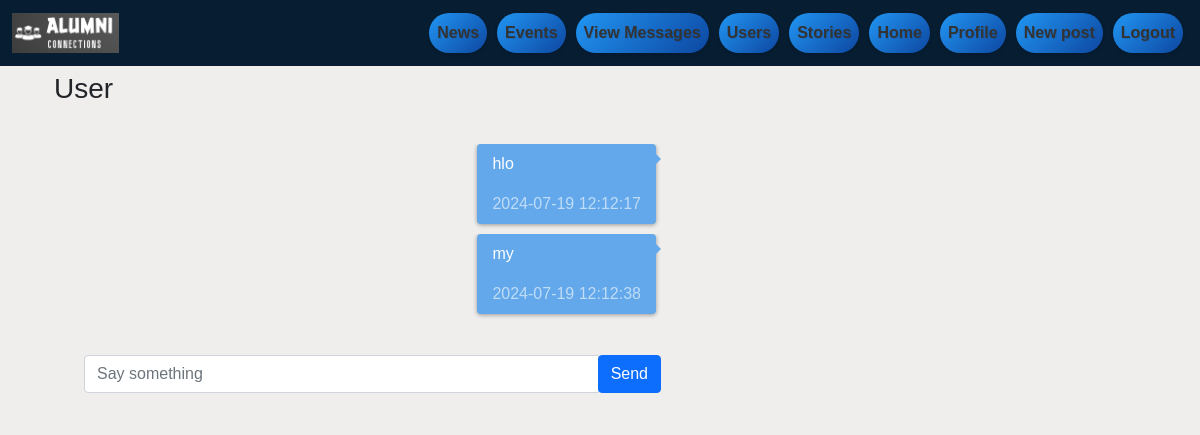
Before: /conversation/1 (signed in) with the older database file.
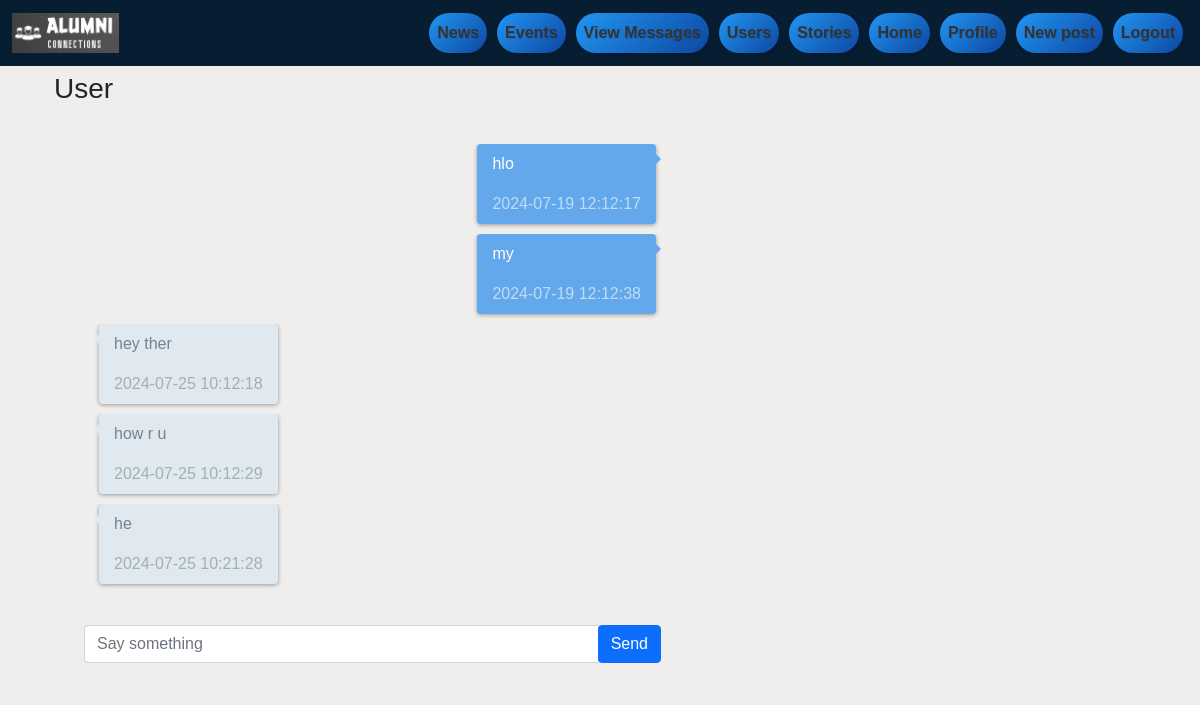
After: the same page with the newer database file.
### app/models.py (models this page shows, shortened)
class Message(db.Model):
    id = db.Column(db.Integer, primary_key=True)
    sender_id = db.Column(db.Integer, db.ForeignKey('user.id'), nullable=False)
    content = db.Column(db.Text, nullable=False)
    date_sent = db.Column(db.DateTime, default=datetime.utcnow)
    conversation_id = db.Column(db.Integer, db.ForeignKey('conversation.id'), nullable=False)

### app/routes.py (the view)
@conversations.route('/conversation/<int:conversation_id>', methods=['GET', 'POST'])
@login_required
def view_conversation(conversation_id):
    conversation = Conversation.query.get_or_404(conversation_id)
    if conversation.user1_id == current_user.id:
        user1 = current_user
        user2 = User.query.get_or_404(conversation.user2_id)
    else:
        user1 = current_user
        user2 = User.query.get_or_404(conversation.user1_id)
        conversation.user1_id = current_user.id
        conversation.user2_id = user2.id
    if conversation.user1_id != current_user.id and conversation.user2_id != current_user.id:
        abort(403)
    form = MessageForm()
    if form.validate_on_submit():
        message = Message(content=form.content.data, sender_id=current_user.id, conversation_id=conversation.id)
        db.session.add(message)
        db.session.commit()
        flash('Your message has been sent!', 'success')
        return redirect(url_for('conversations.view_conversation', conversation_id=conversation.id))
    messages = Message.query.filter_by(conversation_id=conversation.id).order_by(Message.date_sent).all()
    return render_template('conversation.html', conversation=conversation, messages=messages, form=form, user1=user1, user2=user2, conversation_id=conversation.id)

### app/forms.py
class MessageForm(FlaskForm):
    content = TextAreaField('Message', validators=[DataRequired()])
    submit = SubmitField('send')

### app/__init__.py (called while the page is built)
def create_app():
    app = Flask(__name__)
    app.config['SECRET_KEY'] = '2607/favy'
    app.config['SQLALCHEMY_DATABASE_URI'] = 'sqlite:///site.db'
    app.config['DEBUG'] = True
    csrf = CSRFProtect(app)
    socketio.init_app(app)
    db.init_app(app)
    bcrypt.init_app(app)
    login_manager.init_app(app)
    migrate.init_app(app, db)
    from app.auth import auth as auth_blueprint
    app.register_blueprint(auth_blueprint)
    from app.routes import main as main_blueprint
    app.register_blueprint(main_blueprint)
    from app.routes import messages as messages_blueprint
    app.register_blueprint(messages_blueprint)
    from app.routes import conversations as conversations_blueprint
    app.register_blueprint(conversations_blueprint)
    @app.context_processor
    def inject_user():
        return dict(current_user=current_user)
    return app

### app/models.py (called while the page is built)
@login_manager.user_loader
def load_user(user_id):
    return User.query.get(int(user_id))

### app/templates/conversation.html (shortened to what this page needs)
{% extends "base.html" %}
{% block content %}
<link rel="stylesheet" href="{{ url_for('static', filename = 'css/message.css')}}">
<div class="container bootstrap snippets bootdeys">
    <div class="col-md-7 col-xs-12 col-md-offset-2">
      <div class="panel" id="chat">
        <div class="panel-heading">
          <h3 class="panel-title">
             {{user2.username}}
          </h3>
        </div>
        <div class="panel-body">
          <div class="chats" id="messages">
            {% for message in messages %}
              {% if message.sender_id == current_user.id %}
            <div class="chat">
              <div class="chat-body">
                <div class="chat-content">
                  <p class="text">
                    {{ message.content }}
                  </p>
                  <time class="chat-time time" datetime="2015-07-01T11:37">{{ message.date_sent.strftime('%Y-%m-%d %H:%M:%S') }}</time>
                </div>
              </div>
            </div>
            {% else %}
            <div class="chat chat-left">
              <div class="chat-body">
                <div class="chat-content">
                  <p class="text">{{ message.content }}</p>
                  <time class="chat-time time" datetime="2015-07-01T11:39">{{ message.date_sent.strftime('%Y-%m-%d %H:%M:%S') }}</time>
                </div>
              </div>
            </div>
            {% endif %}
          {% endfor %}
          </div>
        </div>
        <div class="panel-footer">
          <form id="messageForm">
            <div class="input-group">
              <input type="text" id="messageInput" class="form-control" placeholder="Say something">
              <span class="input-group-btn">
                <button class="btn btn-primary" type="submit">Send</button>
              </span>
            </div>
          </form>
        </div>
      </div>
    </div>
</div>
{% endblock %}

Changed rows visible on the page:
added Message: content "hey ther", date_sent "2024-07-25 10:12:18"
added Message: content "how r u", date_sent "2024-07-25 10:12:29"
added Message: content "he", date_sent "2024-07-25 10:21:28"
